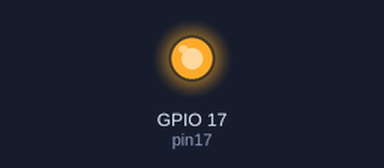
This program was run on a simulated ESP32 board running MicroPython. Parts: output pins drawn as LEDs (lit = HIGH). At 5.0 s the program stops and its outputs stay as they are.

Above: at 0.1 s.
At 5.1 s:
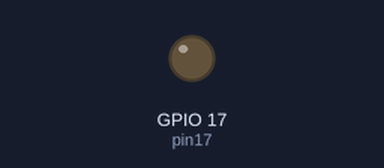
Timing chart, 0 to 6.5 s (numbered marks = the images above):
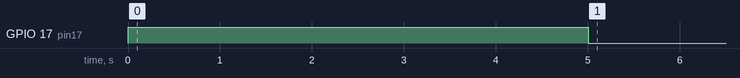

Measured:
- by itself, GPIO 17 (pin17): LOW → HIGH at 0.00 s, → LOW 5.0 s later

The program:

x.py
```python
import machine
import time

# Configure pin 17 as an output pin
pin17 = machine.Pin(17, machine.Pin.OUT)

try:
    # Send a 3.3V signal (HIGH) for 5 seconds
    pin17.on()
    time.sleep(5)

    # Turn off the signal
    pin17.off()

finally:
    # No need for cleanup in MicroPython on ESP32
    pass
```
